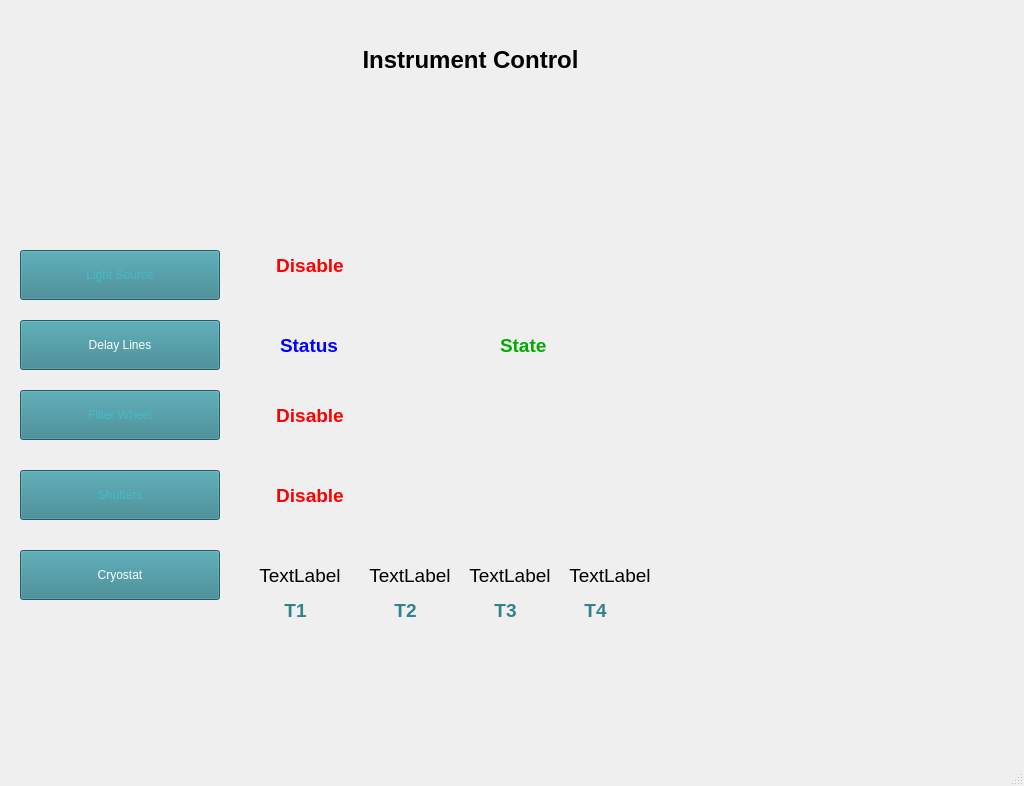
<?xml version="1.0" encoding="UTF-8"?>
<ui version="4.0">
 <class>MainWindow</class>
 <widget class="QMainWindow" name="MainWindow">
  <property name="geometry">
   <rect>
    <x>0</x>
    <y>0</y>
    <width>1024</width>
    <height>786</height>
   </rect>
  </property>
  <property name="windowTitle">
   <string>MainWindow</string>
  </property>
  <widget class="QWidget" name="centralwidget">
   <widget class="QLabel" name="main_label_temp1">
    <property name="geometry">
     <rect>
      <x>250</x>
      <y>560</y>
      <width>100</width>
      <height>30</height>
     </rect>
    </property>
    <property name="font">
     <font>
      <family>Segoe UI</family>
      <pointsize>14</pointsize>
      <italic>false</italic>
      <bold>false</bold>
     </font>
    </property>
    <property name="styleSheet">
     <string notr="true">font:  14pt &quot;Segoe UI&quot;;
color: rgb(0, 0, 0);
border-color: rgb(0, 0, 0);</string>
    </property>
    <property name="text">
     <string>TextLabel</string>
    </property>
    <property name="alignment">
     <set>Qt::AlignCenter</set>
    </property>
   </widget>
   <widget class="QPushButton" name="pushButton_filter_wheel">
    <property name="geometry">
     <rect>
      <x>20</x>
      <y>390</y>
      <width>200</width>
      <height>50</height>
     </rect>
    </property>
    <property name="styleSheet">
     <string notr="true">background-color: rgb(50, 129, 140);
font: 700 14pt &quot;Segoe UI&quot;;color: rgb(71, 185, 200);</string>
    </property>
    <property name="text">
     <string>Filter Wheel</string>
    </property>
   </widget>
   <widget class="QLabel" name="main_label_temp4">
    <property name="geometry">
     <rect>
      <x>560</x>
      <y>560</y>
      <width>100</width>
      <height>30</height>
     </rect>
    </property>
    <property name="font">
     <font>
      <family>Segoe UI</family>
      <pointsize>14</pointsize>
      <italic>false</italic>
      <bold>false</bold>
     </font>
    </property>
    <property name="styleSheet">
     <string notr="true">font: 14pt &quot;Segoe UI&quot;;
color: rgb(0, 0, 0);
border-color: rgb(0, 0, 0);</string>
    </property>
    <property name="text">
     <string>TextLabel</string>
    </property>
    <property name="alignment">
     <set>Qt::AlignCenter</set>
    </property>
   </widget>
   <widget class="QLabel" name="label_dl_state">
    <property name="geometry">
     <rect>
      <x>500</x>
      <y>330</y>
      <width>191</width>
      <height>30</height>
     </rect>
    </property>
    <property name="font">
     <font>
      <family>Segoe UI</family>
      <pointsize>14</pointsize>
      <italic>false</italic>
      <bold>true</bold>
     </font>
    </property>
    <property name="styleSheet">
     <string notr="true">font: 700 14pt &quot;Segoe UI&quot;;
color: rgb(0, 170, 0);</string>
    </property>
    <property name="text">
     <string>State</string>
    </property>
    <property name="alignment">
     <set>Qt::AlignLeading|Qt::AlignLeft|Qt::AlignVCenter</set>
    </property>
   </widget>
   <widget class="QLabel" name="label_10">
    <property name="geometry">
     <rect>
      <x>580</x>
      <y>600</y>
      <width>31</width>
      <height>20</height>
     </rect>
    </property>
    <property name="font">
     <font>
      <family>Segoe UI</family>
      <pointsize>14</pointsize>
      <italic>false</italic>
      <bold>true</bold>
     </font>
    </property>
    <property name="styleSheet">
     <string notr="true">font: 700 14pt &quot;Segoe UI&quot;;
color: rgb(50, 129, 140);</string>
    </property>
    <property name="text">
     <string>T4</string>
    </property>
    <property name="alignment">
     <set>Qt::AlignCenter</set>
    </property>
   </widget>
   <widget class="QLabel" name="label">
    <property name="geometry">
     <rect>
      <x>10</x>
      <y>10</y>
      <width>200</width>
      <height>200</height>
     </rect>
    </property>
    <property name="text">
     <string/>
    </property>
    <property name="pixmap">
     <pixmap>ASGARD.png</pixmap>
    </property>
    <property name="scaledContents">
     <bool>true</bool>
    </property>
   </widget>
   <widget class="QLabel" name="label_2">
    <property name="geometry">
     <rect>
      <x>310</x>
      <y>30</y>
      <width>321</width>
      <height>61</height>
     </rect>
    </property>
    <property name="text">
     <string>&lt;html&gt;&lt;head/&gt;&lt;body&gt;&lt;p&gt;&lt;span style=&quot; font-size:18pt; font-weight:700;&quot;&gt;Instrument Control&lt;/span&gt;&lt;/p&gt;&lt;/body&gt;&lt;/html&gt;</string>
    </property>
    <property name="textFormat">
     <enum>Qt::RichText</enum>
    </property>
    <property name="alignment">
     <set>Qt::AlignCenter</set>
    </property>
   </widget>
   <widget class="QLabel" name="label_dl_status">
    <property name="geometry">
     <rect>
      <x>280</x>
      <y>330</y>
      <width>191</width>
      <height>30</height>
     </rect>
    </property>
    <property name="font">
     <font>
      <family>Segoe UI</family>
      <pointsize>14</pointsize>
      <italic>false</italic>
      <bold>true</bold>
     </font>
    </property>
    <property name="styleSheet">
     <string notr="true">font: 700 14pt &quot;Segoe UI&quot;;
color: rgb(0, 0, 255);</string>
    </property>
    <property name="text">
     <string>Status</string>
    </property>
    <property name="alignment">
     <set>Qt::AlignLeading|Qt::AlignLeft|Qt::AlignVCenter</set>
    </property>
   </widget>
   <widget class="QPushButton" name="main_pb_delay_lines">
    <property name="geometry">
     <rect>
      <x>20</x>
      <y>320</y>
      <width>200</width>
      <height>50</height>
     </rect>
    </property>
    <property name="styleSheet">
     <string notr="true">background-color: rgb(50, 129, 140);
font: 700 14pt &quot;Segoe UI&quot;;
color: rgb(255, 255, 255);</string>
    </property>
    <property name="text">
     <string>Delay Lines</string>
    </property>
   </widget>
   <widget class="QLabel" name="label_13">
    <property name="geometry">
     <rect>
      <x>490</x>
      <y>600</y>
      <width>31</width>
      <height>20</height>
     </rect>
    </property>
    <property name="font">
     <font>
      <family>Segoe UI</family>
      <pointsize>14</pointsize>
      <italic>false</italic>
      <bold>true</bold>
     </font>
    </property>
    <property name="styleSheet">
     <string notr="true">font: 700 14pt &quot;Segoe UI&quot;;
color: rgb(50, 129, 140);</string>
    </property>
    <property name="text">
     <string>T3</string>
    </property>
    <property name="alignment">
     <set>Qt::AlignCenter</set>
    </property>
   </widget>
   <widget class="QLabel" name="main_label_temp2">
    <property name="geometry">
     <rect>
      <x>360</x>
      <y>560</y>
      <width>100</width>
      <height>30</height>
     </rect>
    </property>
    <property name="font">
     <font>
      <family>Segoe UI</family>
      <pointsize>14</pointsize>
      <italic>false</italic>
      <bold>false</bold>
     </font>
    </property>
    <property name="styleSheet">
     <string notr="true">font:  14pt &quot;Segoe UI&quot;;
color: rgb(0, 0, 0);
border-color: rgb(0, 0, 0);</string>
    </property>
    <property name="text">
     <string>TextLabel</string>
    </property>
    <property name="alignment">
     <set>Qt::AlignCenter</set>
    </property>
   </widget>
   <widget class="QLabel" name="main_label_temp3">
    <property name="geometry">
     <rect>
      <x>460</x>
      <y>560</y>
      <width>100</width>
      <height>30</height>
     </rect>
    </property>
    <property name="font">
     <font>
      <family>Segoe UI</family>
      <pointsize>14</pointsize>
      <italic>false</italic>
      <bold>false</bold>
     </font>
    </property>
    <property name="styleSheet">
     <string notr="true">font: 14pt &quot;Segoe UI&quot;;
color: rgb(0, 0, 0);
border-color: rgb(0, 0, 0);</string>
    </property>
    <property name="text">
     <string>TextLabel</string>
    </property>
    <property name="alignment">
     <set>Qt::AlignCenter</set>
    </property>
   </widget>
   <widget class="QLabel" name="label_light_source">
    <property name="geometry">
     <rect>
      <x>260</x>
      <y>250</y>
      <width>100</width>
      <height>30</height>
     </rect>
    </property>
    <property name="font">
     <font>
      <family>Segoe UI</family>
      <pointsize>14</pointsize>
      <italic>false</italic>
      <bold>true</bold>
     </font>
    </property>
    <property name="styleSheet">
     <string notr="true">font: 700 14pt &quot;Segoe UI&quot;;
color: rgb(255, 0, 0);</string>
    </property>
    <property name="text">
     <string>Disable</string>
    </property>
    <property name="alignment">
     <set>Qt::AlignCenter</set>
    </property>
   </widget>
   <widget class="QLabel" name="label_12">
    <property name="geometry">
     <rect>
      <x>280</x>
      <y>600</y>
      <width>31</width>
      <height>20</height>
     </rect>
    </property>
    <property name="font">
     <font>
      <family>Segoe UI</family>
      <pointsize>14</pointsize>
      <italic>false</italic>
      <bold>true</bold>
     </font>
    </property>
    <property name="styleSheet">
     <string notr="true">font: 700 14pt &quot;Segoe UI&quot;;
color: rgb(50, 129, 140);</string>
    </property>
    <property name="text">
     <string>T1</string>
    </property>
    <property name="alignment">
     <set>Qt::AlignCenter</set>
    </property>
   </widget>
   <widget class="QLabel" name="label_11">
    <property name="geometry">
     <rect>
      <x>390</x>
      <y>600</y>
      <width>31</width>
      <height>20</height>
     </rect>
    </property>
    <property name="font">
     <font>
      <family>Segoe UI</family>
      <pointsize>14</pointsize>
      <italic>false</italic>
      <bold>true</bold>
     </font>
    </property>
    <property name="styleSheet">
     <string notr="true">font: 700 14pt &quot;Segoe UI&quot;;
color: rgb(50, 129, 140);</string>
    </property>
    <property name="text">
     <string>T2</string>
    </property>
    <property name="alignment">
     <set>Qt::AlignCenter</set>
    </property>
   </widget>
   <widget class="QPushButton" name="pushButton_cryostat">
    <property name="geometry">
     <rect>
      <x>20</x>
      <y>550</y>
      <width>200</width>
      <height>50</height>
     </rect>
    </property>
    <property name="styleSheet">
     <string notr="true">background-color: rgb(50, 129, 140);
font: 700 14pt &quot;Segoe UI&quot;;
color: rgb(255, 255, 255);</string>
    </property>
    <property name="text">
     <string>Cryostat</string>
    </property>
   </widget>
   <widget class="QLabel" name="label_shutters_status">
    <property name="geometry">
     <rect>
      <x>260</x>
      <y>480</y>
      <width>100</width>
      <height>30</height>
     </rect>
    </property>
    <property name="font">
     <font>
      <family>Segoe UI</family>
      <pointsize>14</pointsize>
      <italic>false</italic>
      <bold>true</bold>
     </font>
    </property>
    <property name="styleSheet">
     <string notr="true">font: 700 14pt &quot;Segoe UI&quot;;
color: rgb(255, 0, 0);</string>
    </property>
    <property name="text">
     <string>Disable</string>
    </property>
    <property name="alignment">
     <set>Qt::AlignCenter</set>
    </property>
   </widget>
   <widget class="QPushButton" name="pushButton_shutters">
    <property name="geometry">
     <rect>
      <x>20</x>
      <y>470</y>
      <width>200</width>
      <height>50</height>
     </rect>
    </property>
    <property name="styleSheet">
     <string notr="true">background-color: rgb(50, 129, 140);
font: 700 14pt &quot;Segoe UI&quot;;
color: rgb(71, 185, 200);</string>
    </property>
    <property name="text">
     <string>Shutters</string>
    </property>
   </widget>
   <widget class="QLabel" name="label_filter_wheel_status">
    <property name="geometry">
     <rect>
      <x>260</x>
      <y>400</y>
      <width>100</width>
      <height>30</height>
     </rect>
    </property>
    <property name="font">
     <font>
      <family>Segoe UI</family>
      <pointsize>14</pointsize>
      <italic>false</italic>
      <bold>true</bold>
     </font>
    </property>
    <property name="styleSheet">
     <string notr="true">font: 700 14pt &quot;Segoe UI&quot;;
color: rgb(255, 0, 0);</string>
    </property>
    <property name="text">
     <string>Disable</string>
    </property>
    <property name="alignment">
     <set>Qt::AlignCenter</set>
    </property>
   </widget>
   <widget class="QPushButton" name="pushButton_light_source">
    <property name="geometry">
     <rect>
      <x>20</x>
      <y>250</y>
      <width>200</width>
      <height>50</height>
     </rect>
    </property>
    <property name="toolTip">
     <string>&lt;html&gt;&lt;head/&gt;&lt;body&gt;&lt;p&gt;de&lt;/p&gt;&lt;/body&gt;&lt;/html&gt;</string>
    </property>
    <property name="styleSheet">
     <string notr="true">background-color: rgb(50, 129, 140);
font: 700 14pt &quot;Segoe UI&quot;;
color: rgb(71, 185, 200)</string>
    </property>
    <property name="text">
     <string>Light Source</string>
    </property>
   </widget>
  </widget>
  <widget class="QMenuBar" name="menubar">
   <property name="geometry">
    <rect>
     <x>0</x>
     <y>0</y>
     <width>1024</width>
     <height>26</height>
    </rect>
   </property>
  </widget>
  <widget class="QStatusBar" name="statusbar"/>
 </widget>
 <resources/>
 <connections/>
</ui>
